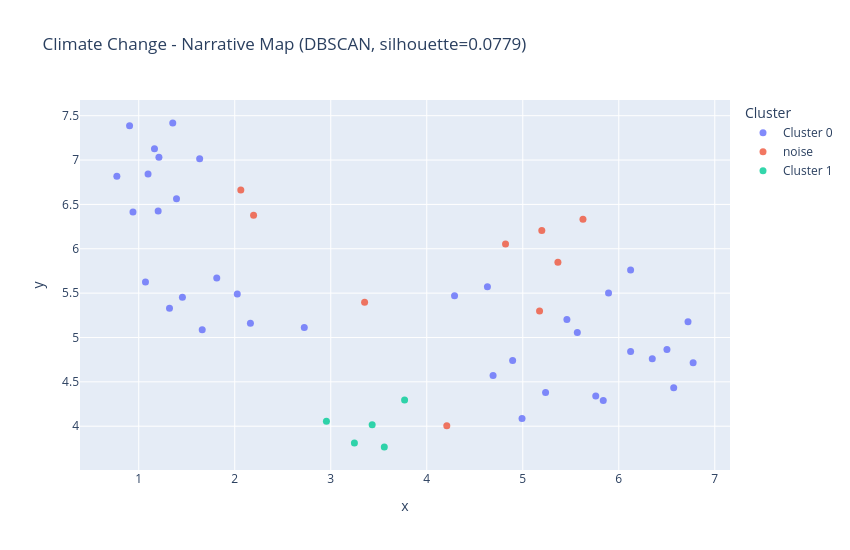

Notebook code cell kept with this figure:
### Code cell
make_narrative_map(climate, "Climate Change")

### Figure 1 — Plotly figure (JSON) as saved in the notebook; plotly's stock layout.template omitted (floating-point values rounded to 4 significant figures)
{"data": [{"customdata": [["India’s Top Banks Failing to Tackle Climate Risk as Threats Grow", "financial_post", "centre"], ["‘Ya Ya Ya!’ Meet Jonas Lovv, the rock singer representing Norway at Eurovision 2...", "the_independent_com", "left"], ["Australian pop star Delta Goodrem would ‘carry Eurovision 2026 win with her fore...", "the_independent_com", "centre"], ["Eurovision 2026: What time is tonight’s semi-final and how to watch", "the_independent_com", "centre"], ["Scientists discover the strange way CO2 cools part of Earth’s atmosphere", "science_daily", "left"], ["Does Eurovision really hate the UK? Here are the surprising stats", "the_independent_com", "left"], ["Which countries have dropped out of Eurovision 2026 and why?", "the_independent_com", "centre"], ["Scientists warn FIFA over extreme heat risks ahead of 2026 World Cup", "the_punch", "left"], ["Eurovision 2026: The 15 countries through to the final so far", "the_independent_com", "centre"], ["Eurovision 2026: Running order for tonight’s second semi-final", "the_independent_com", "centre"], ["The power of fungal networks", "theecologist_org", "centre"], ["Skeptical Science New Research for Week #20 2026", "skepticalscience_com", "centre"], ["Vin Diesel pays tearful tribute to Paul Walker at Cannes Fast & Furious midnight...", "the_independent_com", "left"], ["India will ensure zero casualty during heat waves: Shah", "businessline", "centre"], ["Fifa risking player safety over heat at World Cup - scientists", "bbc", "centre"], ["India will ensure zero casualty during heat waves: Amit Shah", "the_times_of_india", "centre"], ["Punisher fans spot editing blunder in One Last Kill special: ‘One of the worst C...", "the_independent_com", "centre"], ["Elon Musk sparks racism accusations after questioning Lupita Nyong’o’s beauty in...", "the_independent_com", "centre"], ["The 12 funniest sketches on SNL UK, from roasting The Traitors to skewering Star...", "the_independent_com", "centre"], ["The Christophers review – Ian McKellen’s best performance since Gandalf", "the_independent_com", "centre"], ["UK Eurovision entry Look Mum No Computer is unfazed by British pessimism: ‘I’m u...", "the_independent_com", "centre"], ["Eurovision: prominent bars join TV boycott as Jewish Council criticises RTÉ", "the_irish_times", "centre"], ["Obsession review – A YouTuber has made one of the creepiest horror movies of 202...", "the_independent_com", "left"], ["A quarter of World Cup games risk searing heat: scientists", "yahoo_entertainment", "centre"], ["India’s top banks failing to tackle climate risk as threats grow", "the_times_of_india", "centre"], ["The Traitors India is now on BBC iPlayer. Is it worth watching?", "the_independent_com", "centre"], ["Brace for unbearable heat at the FIFA World Cup: A QUARTER of games will be play...", "dailymail_com", "centre"], ["2026 FIFA World Cup players and fans at risk of extreme heat, climate scientists...", "scientific_american", "left"], ["25% of World Cup games likely to be in over 26°C - study", "rte", "centre"], ["Changing climate law to prevent civil cases removes a key protection for NZ citi...", "the_conversation_africa", "centre"], ["Scientists discover the Southern Ocean is “sweating” more as climate change inte...", "science_daily", "left"], ["Northland Power Reports First Quarter 2026 Results", "financial_post", "centre"], ["Why Christopher Luxon has a new spring in his step; the curious case of Chris Hi...", "new_zealand_herald", "centre"], ["Northland Power Reports First Quarter 2026 Results", "globenewswire", "centre"], ["Climate Health Advocacy Day at the Capitol | Healthy Climate WI", "healthyclimatewi_org", "centre"], ["Bulgaria’s Eurovision entry Dara explains the meaning behind her intense song ‘B...", "the_independent_com", "centre"]], "hovertemplate": "cluster=Cluster 0<br>headline=%{customdata[0]}<br>outlet=%{customdata[1]}<br>bias_label=%{customdata[2]}<extra></extra>", "legendgroup": "Cluster 0", "marker": {"color": "#636efa", "opacity": 0.8, "size": 7, "symbol": "circle"}, "mode": "markers", "name": "Cluster 0", "orientation": "v", "showlegend": true, "type": "scatter", "x": [5.46, 1.097, 1.635, 0.9046, 5.838, 1.202, 1.21, 6.349, 1.164, 1.354, 4.691, 5.238, 1.661, 6.123, 6.123, 5.893, 1.455, 2.163, 1.813, 2.026, 1.393, 0.9401, 1.32, 6.502, 5.568, 1.07, 6.721, 6.572, 6.774, 4.895, 5.76, 4.289, 2.724, 4.632, 4.992, 0.7724], "xaxis": "x", "y": [5.202, 6.842, 7.014, 7.387, 4.29, 6.427, 7.033, 4.761, 7.127, 7.419, 4.57, 4.38, 5.086, 5.761, 4.842, 5.501, 5.454, 5.161, 5.672, 5.491, 6.564, 6.414, 5.33, 4.866, 5.056, 5.626, 5.177, 4.434, 4.716, 4.74, 4.339, 5.471, 5.112, 5.571, 4.087, 6.816], "yaxis": "y"}, {"customdata": [["Many churches unconcerned about food ethics, survey suggests", "christiantoday_com", "centre"], ["BRICS can help nations facing challenges of energy supplies, food, fertiliser an...", "the_times_of_india", "centre"], ["Türkiye, China to set up urbanization working group", "hurriyet_daily_news", "centre"], ["Ronda Rousey back for redemption after being burnt out", "abc_news", "left"], ["Chinaâs Car Sales Fell 21.5% in April as Gasoline Demand Weakens", "naturalnews_com", "centre"], ["Michael Jackson’s estate will see more than $600k returned in huge victory for d...", "the_independent_com", "left"], ["MAGA Supreme Court Okays G.O.P. Overthrow of American Democracy", "juancole_com", "right"], ["Lessons from the war: A call for strategic reckoning in West Asia", "peoplesreview_com_np", "centre"], ["US President Trump has finally made his visit to China", "peoplesreview_com_np", "right"]], "hovertemplate": "cluster=noise<br>headline=%{customdata[0]}<br>outlet=%{customdata[1]}<br>bias_label=%{customdata[2]}<extra></extra>", "legendgroup": "noise", "marker": {"color": "#EF553B", "opacity": 0.8, "size": 7, "symbol": "circle"}, "mode": "markers", "name": "noise", "orientation": "v", "showlegend": true, "type": "scatter", "x": [4.209, 5.175, 5.198, 2.196, 4.82, 2.063, 3.353, 5.366, 5.627], "xaxis": "x", "y": [4.004, 5.298, 6.206, 6.377, 6.053, 6.664, 5.397, 5.849, 6.333], "yaxis": "y"}, {"customdata": [["Stylish garden sets and tableware for entertaining al fresco", "the_independent_com", "left"], ["Men and the dating ‘taxi cab’ theory: What really makes them finally commit?", "the_independent_com", "left"], ["Dunkin’ to launch viral 48oz beverage buckets nationwide: report", "the_independent_com", "left"], ["Eczema cream sold on Amazon recalled over potentially fatal contamination", "the_independent_com", "left"], ["Noodle packages sold at Whole Foods and Thrive Market recalled over risk of life...", "the_independent_com", "left"]], "hovertemplate": "cluster=Cluster 1<br>headline=%{customdata[0]}<br>outlet=%{customdata[1]}<br>bias_label=%{customdata[2]}<extra></extra>", "legendgroup": "Cluster 1", "marker": {"color": "#00cc96", "opacity": 0.8, "size": 7, "symbol": "circle"}, "mode": "markers", "name": "Cluster 1", "orientation": "v", "showlegend": true, "type": "scatter", "x": [3.246, 2.955, 3.558, 3.769, 3.431], "xaxis": "x", "y": [3.81, 4.055, 3.764, 4.296, 4.017], "yaxis": "y"}], "layout": {"height": 550, "legend": {"title": {"text": "Cluster"}, "tracegroupgap": 0}, "title": {"text": "Climate Change - Narrative Map (DBSCAN, silhouette=0.0779)"}, "width": 850, "xaxis": {"anchor": "y", "domain": [0, 1], "title": {"text": "x"}}, "yaxis": {"anchor": "x", "domain": [0, 1], "title": {"text": "y"}}}}
